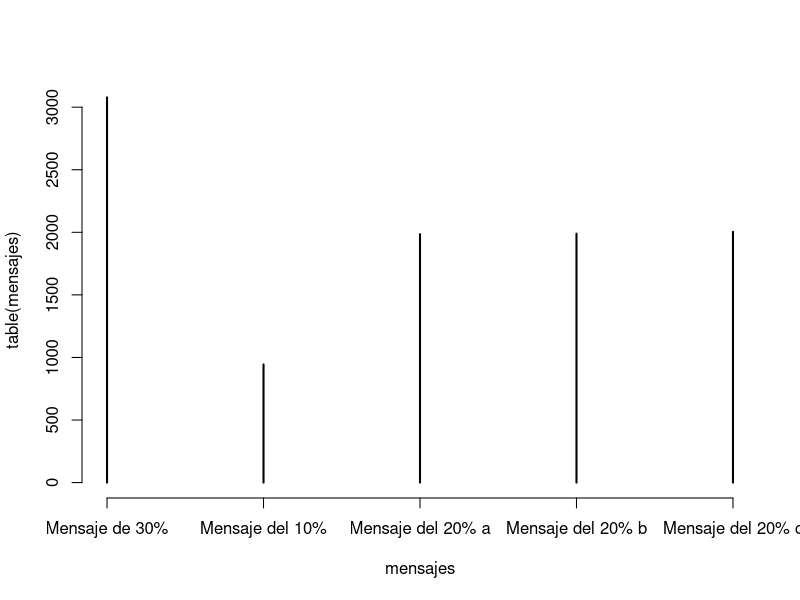

Recreate this plot in R.
#Estructuras de control
x<-11
if (x>3){
    y<-10
}else{
    y<-5
}
y

x<-2
y<-if(x>3){
    10
}else{
    5
}
y


a<-10*runif(1)

if (a[1]<3){
    x<-"Hola"
}else if(a[1]<5){
        x<-"que onda"
}else if(a[1]<6){
        x<- "que pedo"
}else if(a[1]<8){
        x<- "que pex"
}else if(a[1]<10){
        x<-"quiubo"
}
x

#Ejemplo for
for (i in c(2,55,9)){
    print(i)
}

for (i in 10:1){
    print(i)
}

x<-c("a","b","c","d")
for(i in 1:4){
    print(x[i])
}

for(i in seq_along(x)){
    print(x[i])
}

for(letra in x){
    print(letra)
}

for(i in 1:4)print(x[i])

x<-matrix(1:6,2,3)
x
for(i in seq_len(nrow(x))){
    for(j in seq_len(ncol(x))){
        print(x[i,j])
    }
}

x<-matrix(1:6,2,3,T)
x
for(i in seq_len(nrow(x))){
    for(j in seq_len(ncol(x))){
        print(x[i,j])
    }
}

#Prueba de Funcionamiento
n<-10000
mensajes <-vector("character",n)
for(i in 1:n){
    y<-runif(1)
    if(y<=0.30){
        mensajes[i]<-("Mensaje de 30%")
    }else if(y<=0.50){
        mensajes[i]<-("Mensaje del 20% a")
    }else if(y<=0.70){
        mensajes[i]<-("Mensaje del 20% b")
    }else if(y<=0.90){
        mensajes[i]<-("Mensaje del 20% c")
    }else{
        mensajes[i]<-("Mensaje del 10%")
    }
}
mensajes
table(mensajes)
plot(table(mensajes))

contador<-0
while(contador<=10){
    print(contador)
    contador<-contador+1
}

for(i in 1:10){
    j<-0
    while(j>10){
        j<-j+1
        if(j>10000){
            print(j)
            break
        }
    }
    print(i)
}

z<-5
k<-1
while(z>=3 && z<=10){
    print(z)
    moneda<-runif(1)
    if(moneda<=0.5){
        z<-z+1
    }else { 
        z<-1
    }
    k<-k+1
    if(k>=100000)break
}

z <- 5
k <- 1
g<- vector("numeric", 0)

while (z>=3 && z<=10) {
    
    length(g) <- length(g)+1
    g[k] <- z
    
    moneda <- rbinom(1,1,0.5)
    
    if (moneda==1){
        z <- z+1
        g[k]<-z
        
    } else {
        z <- z-1
        g[k]<- z
    }
    
    k <- k+1
}

print(g)

